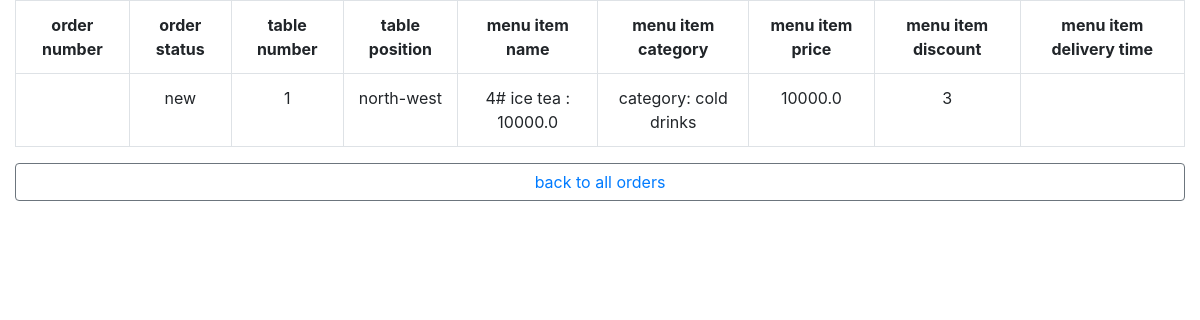
The page /cafe5/1 on the database its author committed.
### cafe5/models.py (models this page shows, shortened)
class Orders(models.Model):
    status = models.CharField(max_length=50, default='new')
    time_stamp = models.DateTimeField(auto_now_add=True)
    table_id = models.ForeignKey(Table, related_name='orders', on_delete=models.RESTRICT, default=1)
    menu_item_id = models.ForeignKey(MenuItems, on_delete=models.RESTRICT)
    menu_item_number = models.IntegerField(default=1)

class Table(models.Model):
    table_number = models.CharField(max_length=3)
    cafe_space_position = models.CharField(max_length=100)
    def __str__(self):
        return f"{self.table_number}"

class MenuItems(models.Model):
    name = models.CharField(max_length=30, verbose_name='menu item name', help_text='enter menu item name', null=False,
                            blank=False)
    category = models.ForeignKey(Category, on_delete=models.CASCADE, verbose_name='menu item category',
                                 help_text='define category', null=False, blank=False)
    discount = models.IntegerField(verbose_name='item discount', help_text='enter item discount', null=True, blank=True,
                                   default=0)
    price = models.FloatField(verbose_name='item price', help_text='enter item price', null=False, blank=False)
    image = models.FileField(verbose_name='item image', help_text='upload image of item', null=True, blank=True,
                             upload_to='cafe5/menu_items/images/')
    create_timestamp = models.DateTimeField(verbose_name='date of adding item', help_text='date of creation of item',
                                            auto_now_add=True, null=False, blank=False)
    modify_timestamp = models.DateTimeField(verbose_name='date of update item', help_text='date of modify of item',
                                            auto_now=True, null=False, blank=False)
    def __str__(self):
        return f"{self.id}# {self.name} : {self.price}"

class Category(models.Model):
    name = models.CharField(max_length=20)
    def __str__(self):
        return f"category: {self.name}"

### cafe5/views.py (the view)
# urls.py: path('<int:pk>', OrderDetails2.as_view(), name='order_details_generic_view'),
class OrderDetails2(generic.DetailView):
    template_name = 'order_detail.html'
    model = Orders
    context_object_name = 'o_detail'

### templates/order_detail.html (shortened to what this page needs)
<!DOCTYPE html>
<html lang="en">
<head>
    <link href="https://maxcdn.bootstrapcdn.com/bootstrap/4.5.2/css/bootstrap.min.css" rel="stylesheet">
</head>
<body>
<div class="container-fluid">
<table class="table table-bordered text-center">
    <tr>
        <th>order number</th>
        <th>order status</th>
        <th>table number</th>
        <th>table position</th>
        <th>menu item name</th>
        <th>menu item category</th>
        <th>menu item price</th>
        <th>menu item discount</th>
        <th>menu item delivery time</th>
    </tr>
    <tr>
        <td>{{ o_detail.order_number }}</td>
        <td>{{ o_detail.status }}</td>
        <td>{{ o_detail.table_id }}</td>
        <td>{{ o_detail.table_id.cafe_space_position }}</td>
        <td>{{ o_detail.menu_item_id }}</td>
        <td>{{ o_detail.menu_item_id.category }}</td>
        <td>{{ o_detail.menu_item_id.price }}</td>
        <td>{{ o_detail.menu_item_id.discount }}</td>
        <td>{{ o_detail.menu_item_id.serving_time_period }}</td>
    </tr>
    </table>
<button class="btn btn-block btn-outline-secondary"><a href="{% url 'cafe5:all_orders_generic_view' %}">back to all orders</a></button>
</div>
</body>
</html>

### rows shown on the page
Orders: status "new", table_id "1", table_id.cafe_space_position "north-west", menu_item_id "4# ice tea : 10000.0", menu_item_id.category "category: cold drinks", menu_item_id.price "10000.0", menu_item_id.discount "3"
